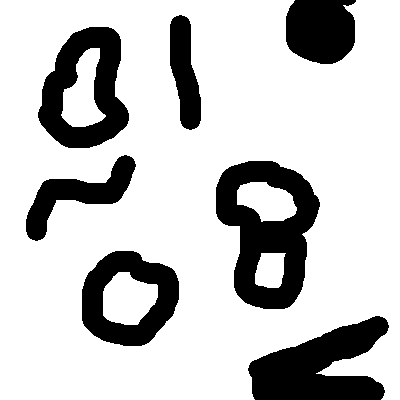
//> input picture aula3/ex2/fig.png, 400 x 400 px
$ ./main   (built with g++ and OpenCV 4)
//> lines starting //> are read from the running program, lines starting //| are printed output that depends on the picture; after the words box and inside, x2 and y2 are one past the last pixel; in counts of white or black regions, pixels touching at a corner belong together
/*
 * Faça um programa que: Mostre a quantidade de manchas na imagem; pinte de azul
 *  as manchas sem buracos; e pinte de verde as manchas com buracos. Pinte de
 *  vermelho a maior mancha, Pinte de amarelo a menor mancha,
 */
#include <iostream>
#include <opencv2/opencv.hpp>

using namespace cv;
using namespace std;

int main(int argc, char** argv) {
  Mat img;
  img = imread("fig.png", IMREAD_GRAYSCALE);
//> img: 400 rows x 400 cols, CV_8UC1; 77.6% white; 7 black regions, largest, box (x1, y1, x2, y2) and area: (216, 161, 320, 309) 8465, (248, 316, 389, 400) 7025, (38, 27, 129, 148) 6000

  Mat colorImg;
  cvtColor(img, colorImg, CV_GRAY2BGR);
//> colorImg is the input picture: 400 rows x 400 cols, CV_8UC3; 77.6% white; 7 black regions, largest, box (x1, y1, x2, y2) and area: (216, 161, 320, 309) 8465, (248, 316, 389, 400) 7025, (38, 27, 129, 148) 6000

  threshold(img, img, 0, 255, THRESH_BINARY_INV);
//> img: 400 rows x 400 cols, CV_8UC1; 22.4% white; 7 white regions

  // Encontra todas as manchas.
  vector<vector<Point> > contours;
  vector<Vec4i> hierarchy;
  findContours(img, contours, hierarchy, CV_RETR_CCOMP, CHAIN_APPROX_SIMPLE);
//> contours = 11 contours; largest, box (x1, y1, x2, y2) and area: (216, 161, 320, 309) 10827, (38, 27, 129, 148) 7889, (82, 251, 179, 346) 7066, (248, 316, 389, 400) 6792, (286, 0, 356, 64) 3728

  int maxArea = 0;
  int minArea = numeric_limits<int>::max();
  int maxIndex = -1;
  int minIndex = -1;

  for (unsigned int i = 0; i < contours.size(); i++) {
    // Pinta de azul as manchas sem buraco e de verde as com buraco.
    if (hierarchy[i].val[2] < 0) {
      if (hierarchy[i].val[3] < 0) {
        floodFill(colorImg, Point(contours[i][0].x, contours[i][0].y),
            Scalar(255, 0, 0), nullptr, 10, 10, 8);
      } else {
        floodFill(colorImg, Point(contours[i][0].x, contours[i][0].y),
            Scalar(0, 255, 0), nullptr, 10, 10, 8);
      }
    }

    // Calcula a area das manchas.
    if (hierarchy[i].val[3] < 0) {
      int area = contourArea(contours[i]);

      if (area > maxArea) {
        maxArea = area;
        maxIndex = i;
      }
      if (area < minArea) {
        minArea = area;
        minIndex = i;
      }
    }
  }
//> this loop made 11 passes
//> (area, maxArea, minArea) on pass 1: (6792, 6792, 6792)
//> (area, maxArea) on passes 2, 4: (7066, 7066), (10827, 10827)
//> pass 1, `floodFill(colorImg, Point(contours[i][0].x, contours[i][0].y), Scalar(..`:
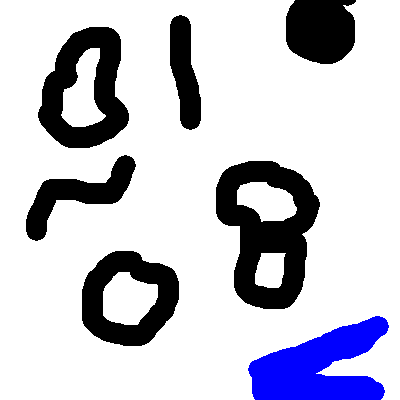
//> colorImg: 400 rows x 400 cols, CV_8UC3; 4.39% of pixels changed, all inside (x1, y1, x2, y2) = (248, 316, 389, 400)
//> pass 3, `floodFill(colorImg, Point(contours[i][0].x, contours[i][0].y), Scalar(..`:
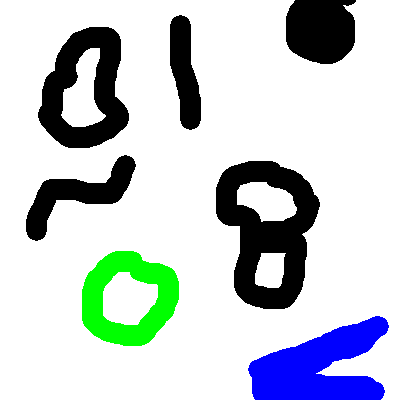
//> colorImg: 400 rows x 400 cols, CV_8UC3; 3.15% of pixels changed, all inside (x1, y1, x2, y2) = (82, 251, 179, 346)
//> after the loop:
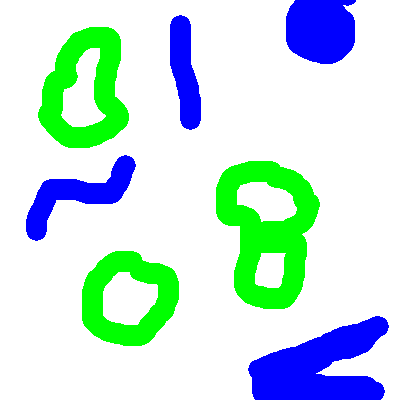
//> colorImg: 400 rows x 400 cols, CV_8UC3; 14.87% of pixels changed, all inside (x1, y1, x2, y2) = (26, 0, 356, 309)
//> after the loop, maxArea = 10827; maxIndex = 3; minArea = 2202; minIndex = 9

  cout << "Total de manchas: " << contours.size() << endl;
//| Total de manchas: 11

  // Pinta maior e menor mancha.
  floodFill(colorImg, Point(contours[maxIndex][0].x, contours[maxIndex][0].y),
      Scalar(0, 0, 255), nullptr, 10, 10, 8);

  floodFill(colorImg, Point(contours[minIndex][0].x, contours[minIndex][0].y),
      Scalar(0, 255, 255), nullptr, 10, 10, 8);
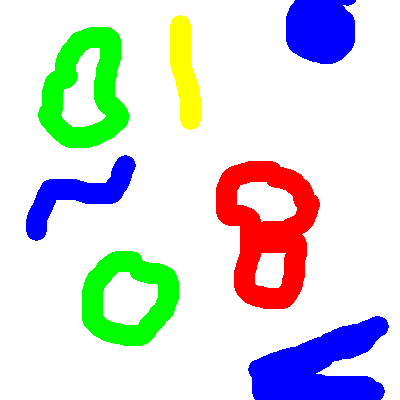
//> colorImg: 400 rows x 400 cols, CV_8UC3; mean B, G, R 220.2, 219.2, 215

  // Apresenta o resultado.
  namedWindow("Manchas", WINDOW_AUTOSIZE);
  imshow("Manchas", colorImg);

  waitKey(0);

  return 0;
}
